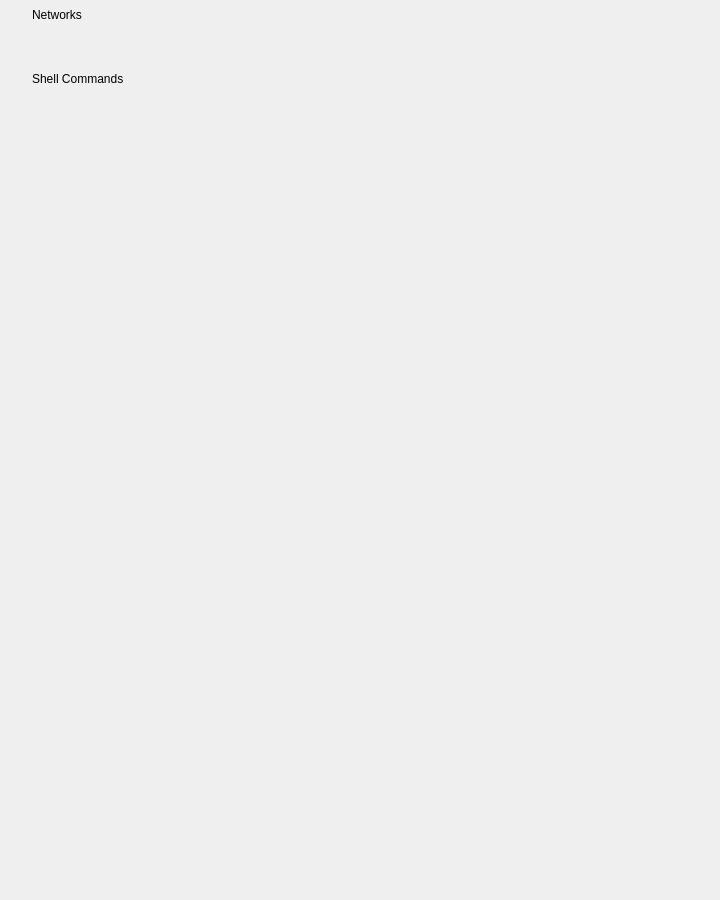
<?xml version="1.0" encoding="UTF-8"?>
<ui version="4.0">
 <class>Form</class>
 <widget class="QWidget" name="Form">
  <property name="geometry">
   <rect>
    <x>0</x>
    <y>0</y>
    <width>720</width>
    <height>900</height>
   </rect>
  </property>
  <property name="windowTitle">
   <string>Form</string>
  </property>
  <layout class="QVBoxLayout" name="verticalLayout">
   <property name="spacing">
    <number>8</number>
   </property>
   <property name="leftMargin">
    <number>24</number>
   </property>
   <property name="topMargin">
    <number>8</number>
   </property>
   <property name="rightMargin">
    <number>24</number>
   </property>
   <property name="bottomMargin">
    <number>24</number>
   </property>
   <item>
    <layout class="QVBoxLayout" name="scheduleLayout">
     <property name="spacing">
      <number>0</number>
     </property>
    </layout>
   </item>
   <item>
    <layout class="QVBoxLayout" name="retentionLayout">
     <property name="spacing">
      <number>0</number>
     </property>
    </layout>
   </item>
   <item>
    <widget class="QLabel" name="networksTitle">
     <property name="text">
      <string>Networks</string>
     </property>
     <property name="textStyle" stdset="0">
      <string>headline</string>
     </property>
     <property name="indent">
      <number>8</number>
     </property>
    </widget>
   </item>
   <item>
    <widget class="FormSection" name="networksSection">
     <layout class="QVBoxLayout" name="networksLayout">
      <property name="leftMargin">
       <number>14</number>
      </property>
      <property name="topMargin">
       <number>10</number>
      </property>
      <property name="rightMargin">
       <number>14</number>
      </property>
      <property name="bottomMargin">
       <number>12</number>
      </property>
     </layout>
    </widget>
   </item>
   <item>
    <spacer name="networksSpacer">
     <property name="orientation">
      <enum>Qt::Vertical</enum>
     </property>
     <property name="sizeType">
      <enum>QSizePolicy::Fixed</enum>
     </property>
     <property name="sizeHint" stdset="0">
      <size>
       <width>0</width>
       <height>12</height>
      </size>
     </property>
    </spacer>
   </item>
   <item>
    <widget class="QLabel" name="shellCommandsTitle">
     <property name="text">
      <string>Shell Commands</string>
     </property>
     <property name="textStyle" stdset="0">
      <string>headline</string>
     </property>
     <property name="indent">
      <number>8</number>
     </property>
    </widget>
   </item>
   <item>
    <widget class="FormSection" name="shellCommandsSection">
     <layout class="QVBoxLayout" name="shellCommandsLayout">
      <property name="leftMargin">
       <number>14</number>
      </property>
      <property name="topMargin">
       <number>10</number>
      </property>
      <property name="rightMargin">
       <number>14</number>
      </property>
      <property name="bottomMargin">
       <number>12</number>
      </property>
     </layout>
    </widget>
   </item>
   <item>
    <spacer name="verticalSpacer">
     <property name="orientation">
      <enum>Qt::Vertical</enum>
     </property>
     <property name="sizeHint" stdset="0">
      <size>
       <width>0</width>
       <height>0</height>
      </size>
     </property>
    </spacer>
   </item>
  </layout>
 </widget>
 <customwidgets>
  <customwidget>
   <class>FormSection</class>
   <extends>QFrame</extends>
   <header>vorta.views.partials.form_section</header>
   <container>1</container>
  </customwidget>
 </customwidgets>
 <resources/>
 <connections/>
</ui>
